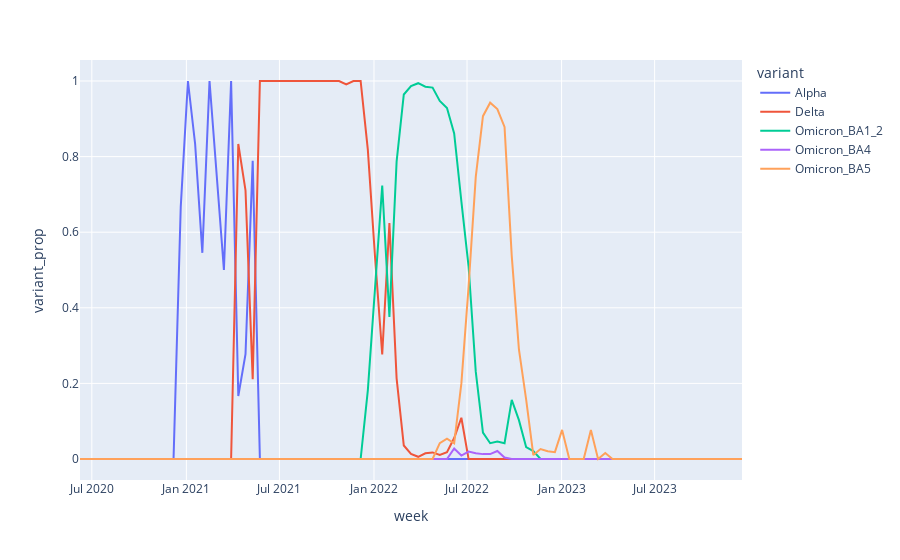

Source (notebook cell):
### Code cell
fig = px.line(vnm_df, x='week', y='variant_prop', color='variant')

fig.show()
